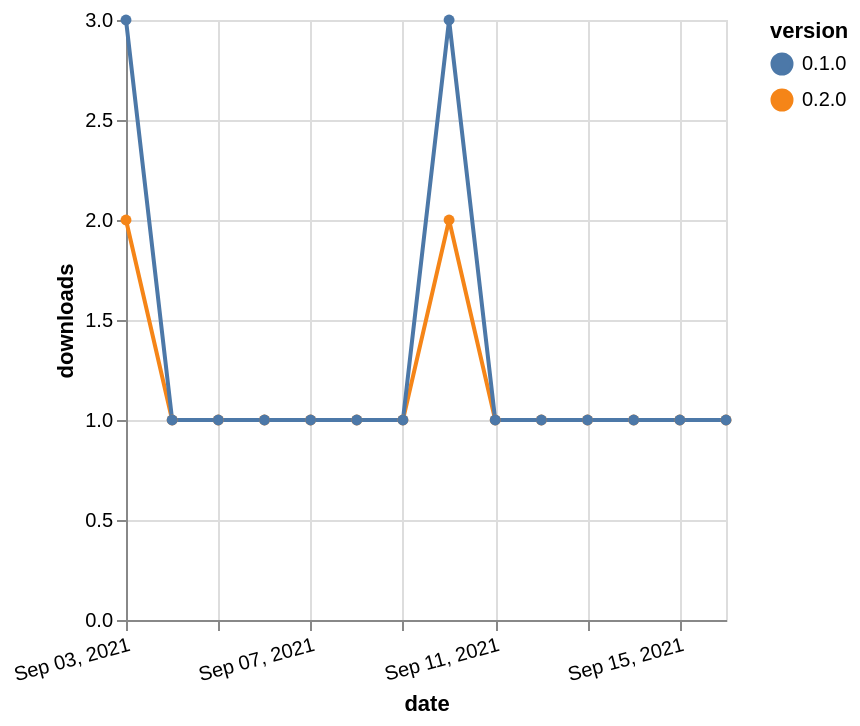

The specification (Vega-Lite) saved for this image:
### Vega-Lite specification from a JSON file in a GitHub repository (floating-point values rounded to 4 significant figures)
{"$schema": "https://vega.github.io/schema/vega-lite/v5.json", "description": "A simple bar chart with embedded data.", "data": {"values": [{"date": "2021-09-03", "total": 96, "delta": 2, "version": "0.2.0"}, {"date": "2021-09-04", "total": 97, "delta": 1, "version": "0.2.0"}, {"date": "2021-09-05", "total": 98, "delta": 1, "version": "0.2.0"}, {"date": "2021-09-06", "total": 99, "delta": 1, "version": "0.2.0"}, {"date": "2021-09-07", "total": 100, "delta": 1, "version": "0.2.0"}, {"date": "2021-09-08", "total": 101, "delta": 1, "version": "0.2.0"}, {"date": "2021-09-09", "total": 102, "delta": 1, "version": "0.2.0"}, {"date": "2021-09-10", "total": 104, "delta": 2, "version": "0.2.0"}, {"date": "2021-09-11", "total": 105, "delta": 1, "version": "0.2.0"}, {"date": "2021-09-12", "total": 106, "delta": 1, "version": "0.2.0"}, {"date": "2021-09-13", "total": 107, "delta": 1, "version": "0.2.0"}, {"date": "2021-09-14", "total": 108, "delta": 1, "version": "0.2.0"}, {"date": "2021-09-15", "total": 109, "delta": 1, "version": "0.2.0"}, {"date": "2021-09-16", "total": 110, "delta": 1, "version": "0.2.0"}, {"date": "2021-09-03", "total": 139, "delta": 3, "version": "0.1.0"}, {"date": "2021-09-04", "total": 140, "delta": 1, "version": "0.1.0"}, {"date": "2021-09-05", "total": 141, "delta": 1, "version": "0.1.0"}, {"date": "2021-09-06", "total": 142, "delta": 1, "version": "0.1.0"}, {"date": "2021-09-07", "total": 143, "delta": 1, "version": "0.1.0"}, {"date": "2021-09-08", "total": 144, "delta": 1, "version": "0.1.0"}, {"date": "2021-09-09", "total": 145, "delta": 1, "version": "0.1.0"}, {"date": "2021-09-10", "total": 148, "delta": 3, "version": "0.1.0"}, {"date": "2021-09-11", "total": 149, "delta": 1, "version": "0.1.0"}, {"date": "2021-09-12", "total": 150, "delta": 1, "version": "0.1.0"}, {"date": "2021-09-13", "total": 151, "delta": 1, "version": "0.1.0"}, {"date": "2021-09-14", "total": 152, "delta": 1, "version": "0.1.0"}, {"date": "2021-09-15", "total": 153, "delta": 1, "version": "0.1.0"}, {"date": "2021-09-16", "total": 154, "delta": 1, "version": "0.1.0"}]}, "width": "container", "mark": {"type": "line", "point": {"filled": true}}, "encoding": {"x": {"field": "date", "type": "temporal", "timeUnit": "yearmonthdate", "title": "date", "axis": {"labelAngle": -15}}, "y": {"field": "delta", "type": "quantitative", "title": "downloads"}, "color": {"field": "version", "type": "nominal"}, "tooltip": {"field": "delta"}}}
